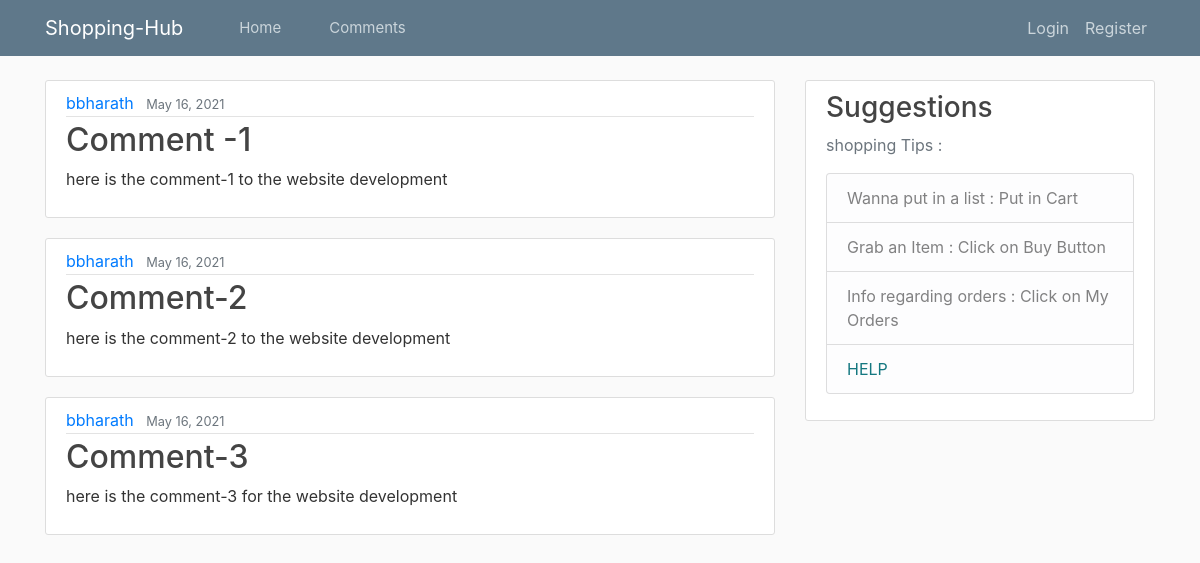
The page /about/ on the database its author committed.
### blog/models.py (models this page shows, shortened)
class post(models.Model):
    title= models.CharField(max_length=100)
    content=models.TextField()
    date_posted=models.DateTimeField(default=timezone.now)
    author=models.ForeignKey( User,on_delete=models.CASCADE)

### blog/views.py (the view)
# urls.py: path('about/', views.about, name='blog-about'),
def about(request):
    context={
        'posts' : post.objects.all()
    }
    return render(request,'blog/about.html',context)

### blog/templates/blog/about.html
{% extends "blog/base.html" %}
{% block content %}
{% for post in posts %}
        <article class="media content-section">
          <div class="media-body">
            <div class="article-metadata">
              <a class="mr-2" href="#">{{ post.author }}</a>
              <small class="text-muted">{{ post.date_posted|date:"F d, Y" }}</small>
            </div>
            <h2><a class="article-title" href="#">{{ post.title }}</a></h2>
            <p class="article-content">{{ post.content }}</p>
          </div>
        </article>
    {% endfor %}
{% endblock content %}

### blog/static/blog/main.css (style rules this page uses)
body { background: #fafafa; color: #333333; margin-top: 5rem; }
h1, h2, h3, h4, h5, h6 { color: #444444; }
.content-section { background: #ffffff; padding: 10px 20px; border: 1px solid #dddddd; border-radius: 3px; margin-bottom: 20px; }
.article-title { color: #444444; }
.article-content { white-space: pre-line; }
.article-metadata { padding-bottom: 1px; margin-bottom: 4px; border-bottom: 1px solid #e3e3e3 }

### rows shown on the page
post: author "bbharath", date_posted "May 16, 2021", title "Comment -1", content "here is the comment-1 to the website development"
post: author "bbharath", date_posted "May 16, 2021", title "Comment-2", content "here is the comment-2 to the website development"
post: author "bbharath", date_posted "May 16, 2021", title "Comment-3", content "here is the comment-3 for the website development"
